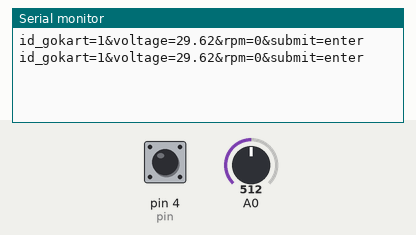
This sketch was run on a simulated Arduino Uno, built with avr-gcc and run on an emulated ATmega328P. On the bench: the last lines printed to the serial monitor. The inputs (shaded band) are chosen by the test bench; at power-on: A0 = 512, pin 4 (pin) HIGH.

Above: at 1.9 s.
2.0 s: A0 set to 716
At 2.5 s:
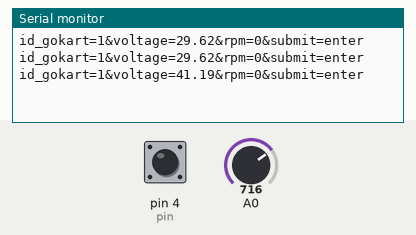
3.5 s: A0 set to 900
At 5.3 s:
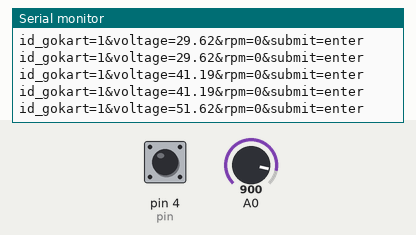
Timing chart, 0 to 6.8 s (numbered marks = the images above; inputs shaded):
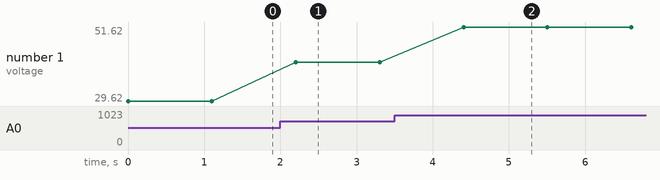

The sketch:

unosiap.ino
```cpp
int pin = 4;
int oldMil;
int newMil;
int rrpm = 0;
int s2 = 0;
int adc = 0;
float tegangan = 0;

void setup() {
  // put your setup code here, to run once:
  Serial.begin(115200);
  pinMode(pin, INPUT);

}

void loop() {
  rpm();
  delay(100);
}

void rpm() {
  int s = 0;
  int x = digitalRead(pin);
//  Serial.print("Initial Pin State = ");
//  Serial.println(x);
  if (x == 0) {
    s2 = 1;                           // Sensor Ready
  }
  else {
    rrpm = 0;
      adc=analogRead(A0);
      tegangan=(0.0567*adc)+0.5913;
      String dataout = "id_gokart=1&voltage="+String(tegangan)+"&rpm="+String(rrpm)+"&submit=enter";
      Serial.println(dataout);
      delay(1000);
//    Serial.print("RPM = ");
//    Serial.println(rpm);
  }

  while (s2 != 0 && s < 2) {
    x = digitalRead(pin);
    //    Serial.print("Semaphore = ");
    //    Serial.println(s);
    //    Serial.print("Pin State = ");
    //    Serial.println(x);
    if (x == 1) {
      if (s == 0) {
        oldMil = millis();
//        Serial.print("Old Millis = ");
//        Serial.println(oldMil);
      }
      s = 1;           // s = 1
      //      Serial.print("Semaphore = ");
      //      Serial.println(s);
      //      Serial.print("Pin State = ");
      //      Serial.println(x);
    }
    if (x == 0 && s == 1) {
      newMil = millis();
      s = 2;                    // s = 2
      s2 = 0;
//      Serial.print("Semaphore = ");
//      Serial.println(s);
//      Serial.print("Pin State = ");
//      Serial.println(x);
//      Serial.print("New Millis = ");
//      Serial.println(newMil);
      int timeMil = newMil - oldMil;  // time 1 rotasi
      int rrpm = 60000 / (timeMil*8);
      adc=analogRead(A0);
      tegangan=(0.0567*adc)+0.5913;
      String dataout = "id_gokart=1&voltage="+String(tegangan)+"&rpm="+String(rrpm)+"&submit=enter";
      Serial.println(dataout);
//      Serial.print("Time Millis = ");
//      Serial.println(timeMil);
//      Serial.print("RPM = ");
//      Serial.println(rpm);
    }
  }
}
```

Measured:
- after the input at 2.0 s, the serial monitor: prints a new line after 0.20 s (image 1)
- after the input at 3.5 s, the serial monitor: prints a new line after 0.90 s (image 2)
- plotted number 1: 29.62 → 41.19 after the input at 2.0 s, 41.19 → 51.62 after the input at 3.5 s
